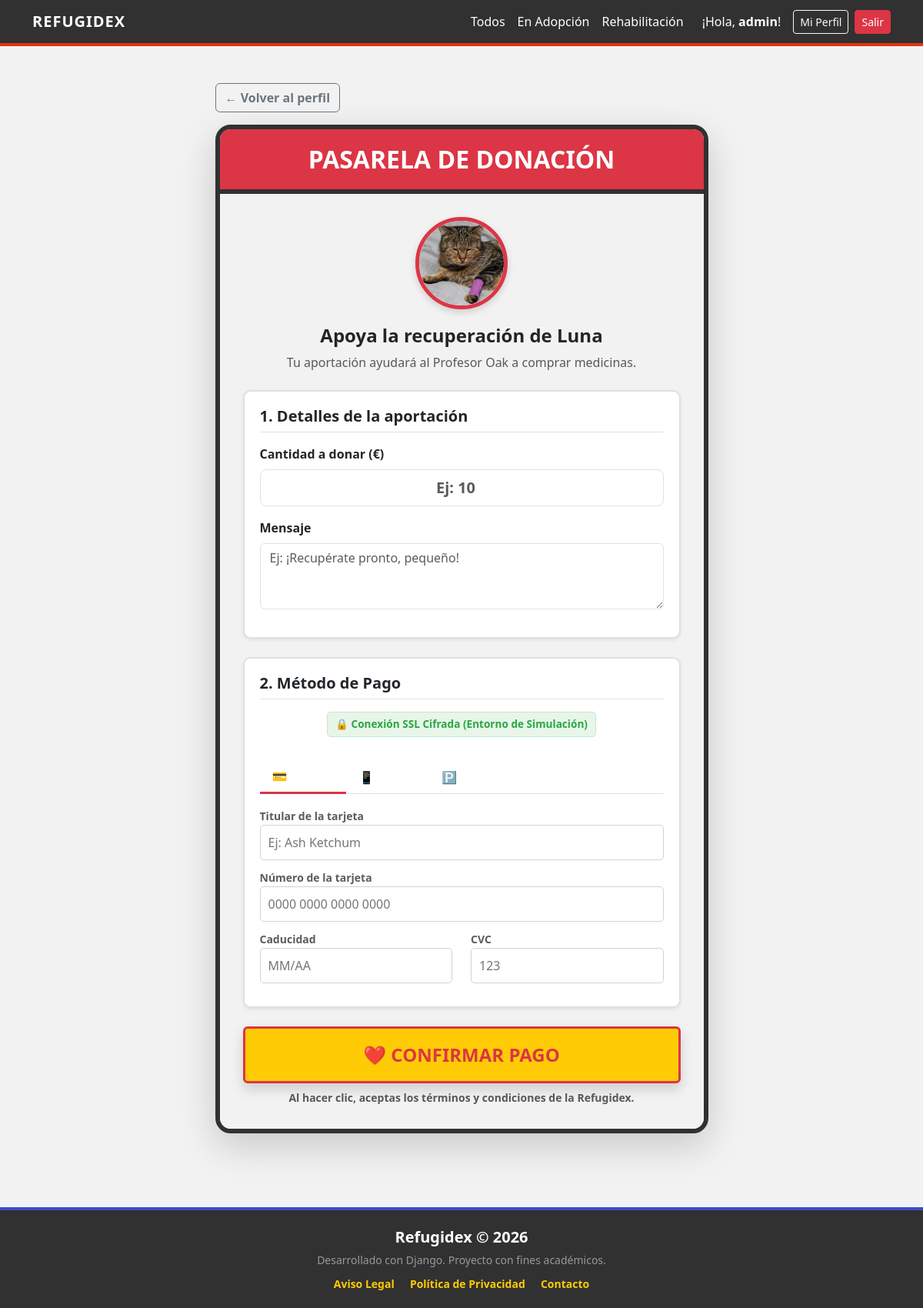
The app's page /animal/2/donar/ (signed in) with its own data.
### refugio/models.py (models this page shows, shortened)
class Animal(models.Model):
    OPCIONES_ESTADO = [
        ('ADOPCION', 'En Adopción'),
        ('REHAB', 'En Rehabilitación'),
        ('ADOPTADO', 'Adoptado'),
    ]
    nombre = models.CharField(max_length=100)
    especie = models.ForeignKey(Especie, on_delete=models.RESTRICT)
    rasgos = models.ManyToManyField(Rasgo, blank=True)
    foto = models.ImageField(upload_to='animales/', null=True, blank=True)
    fecha_nacimiento = models.DateField(null=True, blank=True)
    historia = models.TextField()
    estado = models.CharField(max_length=10, choices=OPCIONES_ESTADO, default='ADOPCION')

### refugio/views.py (the view)
# urls.py: path('animal/<int:animal_id>/donar/', views.donar_animal, name='donar_animal'), # NUEVA RUTA
@login_required
def donar_animal(request, animal_id):
    animal = get_object_or_404(Animal, pk=animal_id)
    if animal.estado != 'REHAB':
        messages.error(request, 'Solo puedes donar para el tratamiento de animales en Rehabilitación.')
        return redirect('detalle_animal', animal_id=animal.id)
    if request.method == 'POST':
        form = DonacionForm(request.POST)
        if form.is_valid():
            donacion = form.save(commit=False)
            donacion.usuario = request.user
            donacion.animal = animal
            donacion.save()
            messages.success(request, f'¡Gracias por tu apoyo! Has donado {donacion.cantidad}€ para ayudar a {animal.nombre}.')
            return redirect('mi_perfil')
    else:
        form = DonacionForm()
    return render(request, 'refugio/donar.html', {'form': form, 'animal': animal})

### refugio/forms.py
class DonacionForm(forms.ModelForm):
    class Meta:
        model = Donacion
        fields = ['cantidad', 'mensaje']
        widgets = {
            'cantidad': forms.NumberInput(attrs={'class': 'form-control form-control-lg text-center fw-bold text-success', 'min': 1, 'step': 1, 'placeholder': 'Ej: 10'}),
            'mensaje': forms.Textarea(attrs={'class': 'form-control', 'rows': 3, 'placeholder': 'Ej: ¡Recupérate pronto, pequeño!'}),
        }

### refugio/templates/refugio/donar.html (shortened to what this page needs)
{% extends 'refugio/base.html' %}
{% block content %}
<div class="row justify-content-center mt-4 mb-5">
    <div class="col-md-8 col-lg-7">
        <a href="{% url 'detalle_animal' animal.id %}" class="btn btn-outline-secondary mb-3 fw-bold">← Volver al perfil</a>
        <div class="pokeball-card shadow-lg">
            <div class="pokeball-top">
                <h2 class="fw-bold m-0 text-white">PASARELA DE DONACIÓN</h2>
            </div>
            <div class="pokeball-bottom text-center">
                {% if animal.foto %}
                    <img src="{{ animal.foto.url }}" class="animal-mini-pic" alt="{{ animal.nombre }}">
                {% else %}
                    <div class="animal-mini-pic d-inline-flex align-items-center justify-content-center bg-secondary text-white fw-bold fs-1 mb-3">?</div>
                {% endif %}
                <h4 class="fw-bold">Apoya la recuperación de {{ animal.nombre }}</h4>
                <p class="text-muted mb-4">Tu aportación ayudará al Profesor Oak a comprar medicinas.</p>
                <form method="post" class="text-start fw-bold text-secondary">
                    <div class="payment-box mb-4 shadow-sm">
                        <h5 class="fw-bold text-dark border-bottom pb-2 mb-3">1. Detalles de la aportación</h5>
                        <div class="mb-3">
                            <label class="form-label text-dark">{{ form.cantidad.label }}</label>
                            {{ form.cantidad }}
                        </div>
                        <div class="mb-3">
                            <label class="form-label text-dark">{{ form.mensaje.label }}</label>
                            {{ form.mensaje }}
                        </div>
                    </div>
                    <div class="payment-box shadow-sm">
                        <h5 class="fw-bold text-dark border-bottom pb-2 mb-3">2. Método de Pago</h5>
                        <div class="text-center mb-3">
                            <span class="secure-badge">🔒 Conexión SSL Cifrada (Entorno de Simulación)</span>
                        </div>
                        <ul class="nav nav-tabs mb-3" id="paymentTabs" role="tablist">
                            <li class="nav-item" role="presentation">
                                <button class="nav-link active" id="card-tab" data-bs-toggle="tab" data-bs-target="#card" type="button" role="tab">💳 Tarjeta</button>
                            </li>
                            <li class="nav-item" role="presentation">
                                <button class="nav-link" id="bizum-tab" data-bs-toggle="tab" data-bs-target="#bizum" type="button" role="tab">📱 Bizum</button>
                            </li>
                            <li class="nav-item" role="presentation">
                                <button class="nav-link" id="paypal-tab" data-bs-toggle="tab" data-bs-target="#paypal" type="button" role="tab">🅿️ PayPal</button>
                            </li>
                        </ul>
                        <div class="tab-content" id="paymentTabsContent">
                            <div class="tab-pane fade show active" id="card" role="tabpanel">
                                <label class="text-muted small">Titular de la tarjeta</label>
                                <input type="text" class="fake-input" placeholder="Ej: Ash Ketchum">
                                <label class="text-muted small">Número de la tarjeta</label>
                                <input type="text" class="fake-input" placeholder="0000 0000 0000 0000" maxlength="19">
                                <div class="row">
                                    <div class="col-6">
                                        <label class="text-muted small">Caducidad</label>
                                        <input type="text" class="fake-input" placeholder="MM/AA" maxlength="5">
                                    </div>
                                    <div class="col-6">
                                        <label class="text-muted small">CVC</label>
                                        <input type="text" class="fake-input" placeholder="123" maxlength="3">
                                    </div>
                                </div>
                            </div>
                        </div>
                    </div>
                    <div class="d-grid mt-4">
                        <button type="submit" class="btn btn-pokemon py-3 fs-4 shadow">❤️ CONFIRMAR PAGO</button>
                        <small class="text-center text-muted mt-2">Al hacer clic, aceptas los términos y condiciones de la Refugidex.</small>
                    </div>
                </form>
            </div>
        </div>
    </div>
</div>
{% endblock %}

### refugio/templates/refugio/base.html (shortened to what this page needs)
{% load static %}
<!DOCTYPE html>
<html lang="es">
<head>
    <link href="https://cdn.jsdelivr.net/npm/bootstrap@5.3.0/dist/css/bootstrap.min.css" rel="stylesheet">
    <link href="https://cdn.jsdelivr.net/npm/sweetalert2@11.7.3/dist/sweetalert2.min.css" rel="stylesheet">
</head>
<body>
    <nav class="navbar navbar-expand-lg navbar-dark mb-4">
        <div class="container">
            <a class="navbar-brand" href="{% url 'home' %}">REFUGIDEX</a>
            <div class="collapse navbar-collapse" id="navbarNav">
                <ul class="navbar-nav ms-auto align-items-center">
                    <li class="nav-item"><a class="nav-link" href="{% url 'lista_animales' %}">Todos</a></li>
                    <li class="nav-item"><a class="nav-link" href="{% url 'lista_animales' %}?estado=ADOPCION">En Adopción</a></li>
                    <li class="nav-item"><a class="nav-link" href="{% url 'lista_animales' %}?estado=REHAB">Rehabilitación</a></li>
                    {% if user.is_authenticated %}
                        <li class="nav-item ms-3">
                            <span class="text-white me-3">¡Hola, <b>{{ user.username }}</b>!</span>
                        </li>
                        <li class="nav-item">
                            <a class="btn btn-outline-light btn-sm me-2" href="{% url 'mi_perfil' %}">Mi Perfil</a>
                        </li>
                        <li class="nav-item">
                            <form method="post" action="{% url 'logout' %}" class="d-inline">
                                <button type="submit" class="btn btn-danger btn-sm">Salir</button>
                            </form>
                        </li>
                    {% endif %}
                </ul>
            </div>
        </div>
    </nav>
    <div class="container main-content">
        {% block content %}{% endblock %}
    </div>
    <footer class="site-footer mt-5">
        <div class="container text-center">
            <p class="mb-1 fw-bold fs-5">Refugidex © 2026</p>
            <p class="text-white-50 small mb-2">Desarrollado con Django. Proyecto con fines académicos.</p>
            <div>
                <a href="#" class="me-3 small">Aviso Legal</a>
                <a href="#" class="me-3 small">Política de Privacidad</a>
                <a href="#" class="small">Contacto</a>
            </div>
        </div>
    </footer>
</body>
</html>

### refugio/templates/refugio/base.html (style rules this page uses)
html, body { height: 100%; margin: 0; display: flex; flex-direction: column; }
body { background-color: #f2f2f2; font-family: 'Segoe UI', sans-serif; }
.main-content { flex: 1; }
.navbar { background-color: #313131; border-bottom: 4px solid #e3350d; }
.navbar-brand { color: white !important; font-weight: bold; letter-spacing: 1px; }
.nav-link { color: #fff !important; }
.site-footer { background-color: #313131; color: white; padding: 20px 0; border-top: 4px solid #3b4cca; margin-top: auto; }
.site-footer a { color: #ffcb05; text-decoration: none; font-weight: bold; }

### refugio/templates/refugio/donar.html (style rules this page uses)
.pokeball-card { border: 6px solid #313131; border-radius: 20px; overflow: hidden; background: white; }
.pokeball-top { background-color: #dc3545; color: white; padding: 20px; text-align: center; border-bottom: 6px solid #313131; }
.pokeball-bottom { padding: 30px; background-color: #f2f2f2; }
.btn-pokemon { background-color: #ffcb05; color: #dc3545; font-weight: bold; border: 3px solid #dc3545; font-size: 1.2rem; transition: 0.2s; }
.animal-mini-pic { width: 120px; height: 120px; object-fit: cover; border-radius: 50%; border: 5px solid #dc3545; box-shadow: 0 4px 10px rgba(0,0,0,0.15); background: white; margin-bottom: 20px; }
.payment-box { background: white; border: 2px solid #e0e0e0; border-radius: 10px; padding: 20px; text-align: left; }
.nav-tabs .nav-link { color: #6c757d; font-weight: bold; }
.nav-tabs .nav-link.active { color: #dc3545; border-bottom: 3px solid #dc3545; background-color: transparent; border-top: none; border-left: none; border-right: none; }
.fake-input { border: 1px solid #ced4da; border-radius: 5px; padding: 10px; width: 100%; margin-bottom: 10px; }
.secure-badge { background-color: #e8f5e9; color: #28a745; border: 1px solid #c8e6c9; border-radius: 5px; padding: 5px 10px; font-size: 0.85em; display: inline-block; margin-bottom: 15px; }

### records on screen
Animal: foto (picture), nombre "Luna"

### other values on screen
{{ user.username }} "admin"
